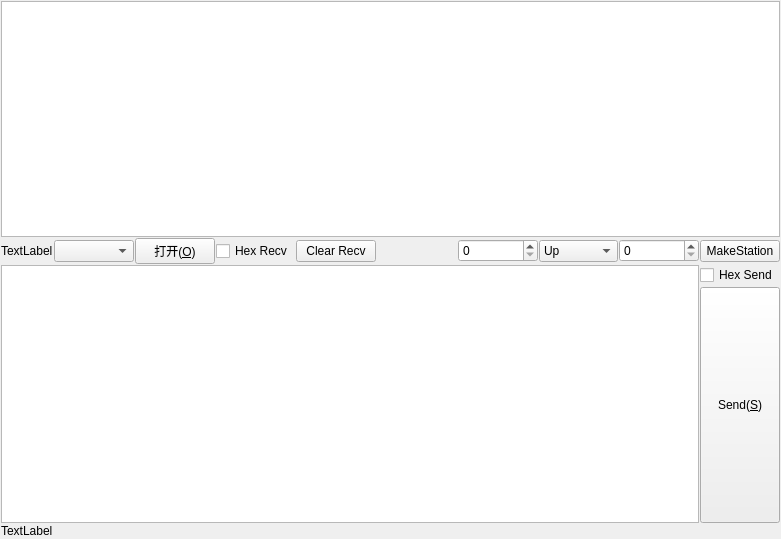
<?xml version="1.0" encoding="UTF-8"?>
<ui version="4.0">
 <class>Form</class>
 <widget class="QWidget" name="Form">
  <property name="geometry">
   <rect>
    <x>0</x>
    <y>0</y>
    <width>781</width>
    <height>539</height>
   </rect>
  </property>
  <property name="sizePolicy">
   <sizepolicy hsizetype="Preferred" vsizetype="Preferred">
    <horstretch>0</horstretch>
    <verstretch>0</verstretch>
   </sizepolicy>
  </property>
  <property name="windowTitle">
   <string>Serial Tool</string>
  </property>
  <property name="autoFillBackground">
   <bool>false</bool>
  </property>
  <layout class="QGridLayout" name="gridLayout_3">
   <property name="leftMargin">
    <number>1</number>
   </property>
   <property name="topMargin">
    <number>1</number>
   </property>
   <property name="rightMargin">
    <number>1</number>
   </property>
   <property name="bottomMargin">
    <number>1</number>
   </property>
   <property name="spacing">
    <number>1</number>
   </property>
   <item row="0" column="0">
    <layout class="QGridLayout" name="gridLayout">
     <item row="1" column="7">
      <widget class="QComboBox" name="cob_UpDown">
       <item>
        <property name="text">
         <string>Up</string>
        </property>
       </item>
       <item>
        <property name="text">
         <string>Down</string>
        </property>
       </item>
      </widget>
     </item>
     <item row="1" column="9">
      <widget class="QPushButton" name="pb_MakeStation">
       <property name="text">
        <string>MakeStation</string>
       </property>
      </widget>
     </item>
     <item row="1" column="2">
      <widget class="QPushButton" name="pb_OpenOrClose">
       <property name="text">
        <string>打开(&amp;O)</string>
       </property>
      </widget>
     </item>
     <item row="1" column="1">
      <widget class="QComboBox" name="cob_Com"/>
     </item>
     <item row="1" column="5">
      <layout class="QHBoxLayout" name="horizontalLayout_2"/>
     </item>
     <item row="2" column="9">
      <widget class="QCheckBox" name="chk_HexSend">
       <property name="text">
        <string>Hex Send</string>
       </property>
      </widget>
     </item>
     <item row="4" column="9">
      <widget class="QPushButton" name="pb_Send">
       <property name="sizePolicy">
        <sizepolicy hsizetype="Minimum" vsizetype="Expanding">
         <horstretch>0</horstretch>
         <verstretch>0</verstretch>
        </sizepolicy>
       </property>
       <property name="text">
        <string>Send(&amp;S)</string>
       </property>
      </widget>
     </item>
     <item row="1" column="6">
      <widget class="QSpinBox" name="sp_CircleT"/>
     </item>
     <item row="1" column="3">
      <widget class="QCheckBox" name="chk_HexRecv">
       <property name="text">
        <string>Hex Recv</string>
       </property>
      </widget>
     </item>
     <item row="1" column="8">
      <widget class="QSpinBox" name="sp_Station"/>
     </item>
     <item row="1" column="4">
      <widget class="QPushButton" name="pb_ClearRecv">
       <property name="text">
        <string>Clear Recv</string>
       </property>
      </widget>
     </item>
     <item row="1" column="0">
      <widget class="QLabel" name="lbl_Com">
       <property name="sizePolicy">
        <sizepolicy hsizetype="Fixed" vsizetype="Preferred">
         <horstretch>0</horstretch>
         <verstretch>0</verstretch>
        </sizepolicy>
       </property>
       <property name="text">
        <string>TextLabel</string>
       </property>
      </widget>
     </item>
     <item row="0" column="0" colspan="10">
      <widget class="QTextEdit" name="te_Recv"/>
     </item>
     <item row="2" column="0" rowspan="3" colspan="9">
      <widget class="QTextEdit" name="te_Send"/>
     </item>
    </layout>
   </item>
   <item row="1" column="0">
    <widget class="QLabel" name="lbl_Status">
     <property name="text">
      <string>TextLabel</string>
     </property>
    </widget>
   </item>
  </layout>
 </widget>
 <resources/>
 <connections/>
</ui>
